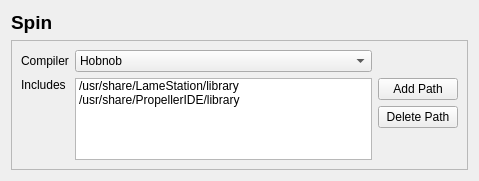
<?xml version="1.0" encoding="UTF-8"?>
<ui version="4.0">
 <class>Language</class>
 <widget class="QWidget" name="Language">
  <property name="geometry">
   <rect>
    <x>0</x>
    <y>0</y>
    <width>479</width>
    <height>181</height>
   </rect>
  </property>
  <property name="windowTitle">
   <string>Form</string>
  </property>
  <layout class="QVBoxLayout" name="verticalLayout_2">
   <item>
    <widget class="QLabel" name="name">
     <property name="sizePolicy">
      <sizepolicy hsizetype="Minimum" vsizetype="Minimum">
       <horstretch>0</horstretch>
       <verstretch>0</verstretch>
      </sizepolicy>
     </property>
     <property name="font">
      <font>
       <pointsize>14</pointsize>
       <weight>75</weight>
       <bold>true</bold>
      </font>
     </property>
     <property name="text">
      <string>Spin</string>
     </property>
     <property name="alignment">
      <set>Qt::AlignLeading|Qt::AlignLeft|Qt::AlignTop</set>
     </property>
    </widget>
   </item>
   <item>
    <widget class="QFrame" name="frame">
     <property name="sizePolicy">
      <sizepolicy hsizetype="Preferred" vsizetype="Expanding">
       <horstretch>0</horstretch>
       <verstretch>0</verstretch>
      </sizepolicy>
     </property>
     <property name="frameShape">
      <enum>QFrame::StyledPanel</enum>
     </property>
     <property name="frameShadow">
      <enum>QFrame::Sunken</enum>
     </property>
     <layout class="QGridLayout" name="gridLayout">
      <item row="0" column="0">
       <widget class="QLabel" name="label_5">
        <property name="sizePolicy">
         <sizepolicy hsizetype="Preferred" vsizetype="Fixed">
          <horstretch>0</horstretch>
          <verstretch>0</verstretch>
         </sizepolicy>
        </property>
        <property name="text">
         <string>Compiler</string>
        </property>
       </widget>
      </item>
      <item row="0" column="1">
       <widget class="QComboBox" name="compiler">
        <item>
         <property name="text">
          <string>Hobnob</string>
         </property>
        </item>
       </widget>
      </item>
      <item row="1" column="0">
       <layout class="QVBoxLayout" name="verticalLayout_3">
        <item>
         <widget class="QLabel" name="label_2">
          <property name="text">
           <string>Includes</string>
          </property>
         </widget>
        </item>
        <item>
         <spacer name="verticalSpacer_3">
          <property name="orientation">
           <enum>Qt::Vertical</enum>
          </property>
          <property name="sizeHint" stdset="0">
           <size>
            <width>20</width>
            <height>0</height>
           </size>
          </property>
         </spacer>
        </item>
       </layout>
      </item>
      <item row="1" column="1">
       <widget class="QListWidget" name="includes">
        <property name="sizePolicy">
         <sizepolicy hsizetype="Expanding" vsizetype="Expanding">
          <horstretch>0</horstretch>
          <verstretch>1</verstretch>
         </sizepolicy>
        </property>
        <property name="dragEnabled">
         <bool>true</bool>
        </property>
        <property name="dragDropMode">
         <enum>QAbstractItemView::InternalMove</enum>
        </property>
        <property name="defaultDropAction">
         <enum>Qt::MoveAction</enum>
        </property>
        <property name="sortingEnabled">
         <bool>false</bool>
        </property>
        <item>
         <property name="text">
          <string>/usr/share/LameStation/library</string>
         </property>
        </item>
        <item>
         <property name="text">
          <string>/usr/share/PropellerIDE/library</string>
         </property>
        </item>
       </widget>
      </item>
      <item row="1" column="2">
       <layout class="QVBoxLayout" name="verticalLayout">
        <item>
         <widget class="QPushButton" name="addPath">
          <property name="text">
           <string>Add Path</string>
          </property>
         </widget>
        </item>
        <item>
         <widget class="QPushButton" name="deletePath">
          <property name="text">
           <string>Delete Path</string>
          </property>
         </widget>
        </item>
        <item>
         <spacer name="verticalSpacer">
          <property name="orientation">
           <enum>Qt::Vertical</enum>
          </property>
          <property name="sizeHint" stdset="0">
           <size>
            <width>20</width>
            <height>0</height>
           </size>
          </property>
         </spacer>
        </item>
       </layout>
      </item>
     </layout>
    </widget>
   </item>
  </layout>
 </widget>
 <resources/>
 <connections/>
</ui>
